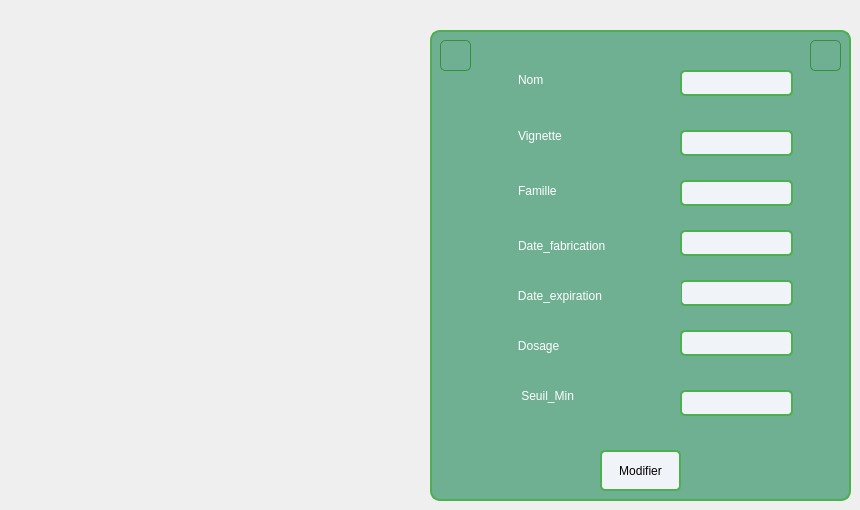
    <widget class="QWidget" name="tab_3">
     <attribute name="title">
      <string>modifier</string>
     </attribute>
     <widget class="QFrame" name="frame_2">
      <property name="geometry">
       <rect>
        <x>430</x>
        <y>30</y>
        <width>421</width>
        <height>471</height>
       </rect>
      </property>
      <property name="styleSheet">
       <string notr="true">*{
    background-color: #f0f4f8;  /* Couleur de fond gris clair */
    font-family: Arial, sans-serif;  /* Police moderne et lisible */
}

/* Style pour les QFrame avec couleur vert pistache */
QFrame {
 background-color: #6FAF92;   /* Fond vert pistache */
    border: 2px solid #4CAF50;   /* Bordure vert émeraude */
    border-radius: 10px;         /* Coins arrondis */
    padding: 15px;        
}
QLabel {
    border: none;
}
</string>
      </property>
      <property name="frameShape">
       <enum>QFrame::NoFrame</enum>
      </property>
      <widget class="QLineEdit" name="lineEdit_8">
       <property name="geometry">
        <rect>
         <x>250</x>
         <y>40</y>
         <width>113</width>
         <height>26</height>
        </rect>
       </property>
       <property name="styleSheet">
        <string notr="true">* {
    background-color: #FFFFF;   /* Fond vert pistache */
    border:  2px solid #4CAF50;   /* Bordure bleu clair */
    border-radius: 5px;         /* Coins arrondis */
              /* Espacement interne */
}</string>
       </property>
      </widget>
      <widget class="QLineEdit" name="lineEdit_9">
       <property name="geometry">
        <rect>
         <x>250</x>
         <y>100</y>
         <width>113</width>
         <height>26</height>
        </rect>
       </property>
       <property name="styleSheet">
        <string notr="true">* {
    background-color: #FFFFF;   /* Fond vert pistache */
    border:  2px solid #4CAF50;   /* Bordure bleu clair */
    border-radius: 5px;         /* Coins arrondis */
              /* Espacement interne */
}</string>
       </property>
      </widget>
      <widget class="QLineEdit" name="lineEdit_10">
       <property name="geometry">
        <rect>
         <x>250</x>
         <y>200</y>
         <width>113</width>
         <height>26</height>
        </rect>
       </property>
       <property name="styleSheet">
        <string notr="true">* {
    background-color: #FFFFF;   /* Fond vert pistache */
    border:  2px solid #4CAF50;   /* Bordure bleu clair */
    border-radius: 5px;         /* Coins arrondis */
              /* Espacement interne */
}</string>
       </property>
      </widget>
      <widget class="QLineEdit" name="lineEdit_11">
       <property name="geometry">
        <rect>
         <x>250</x>
         <y>250</y>
         <width>113</width>
         <height>26</height>
        </rect>
       </property>
       <property name="styleSheet">
        <string notr="true">* {
    background-color: #FFFFF;   /* Fond vert pistache */
    border:  2px solid #4CAF50;   /* Bordure bleu clair */
    border-radius: 5px;         /* Coins arrondis */
              /* Espacement interne */
}</string>
       </property>
      </widget>
      <widget class="QLineEdit" name="lineEdit_12">
       <property name="geometry">
        <rect>
         <x>250</x>
         <y>150</y>
         <width>113</width>
         <height>26</height>
        </rect>
       </property>
       <property name="styleSheet">
        <string notr="true">* {
    background-color: #FFFFF;   /* Fond vert pistache */
    border:  2px solid #4CAF50;   /* Bordure bleu clair */
    border-radius: 5px;         /* Coins arrondis */
              /* Espacement interne */
}</string>
       </property>
      </widget>
      <widget class="QLineEdit" name="lineEdit_13">
       <property name="geometry">
        <rect>
         <x>250</x>
         <y>300</y>
         <width>113</width>
         <height>26</height>
        </rect>
       </property>
       <property name="styleSheet">
        <string notr="true">* {
    background-color: #FFFFF;   /* Fond vert pistache */
    border:  2px solid #4CAF50;   /* Bordure bleu clair */
    border-radius: 5px;         /* Coins arrondis */
              /* Espacement interne */
}</string>
       </property>
      </widget>
      <widget class="QLineEdit" name="lineEdit_14">
       <property name="geometry">
        <rect>
         <x>250</x>
         <y>360</y>
         <width>113</width>
         <height>26</height>
        </rect>
       </property>
       <property name="styleSheet">
        <string notr="true">* {
    background-color: #FFFFF;   /* Fond vert pistache */
    border:  2px solid #4CAF50;   /* Bordure bleu clair */
    border-radius: 5px;         /* Coins arrondis */
              /* Espacement interne */
}</string>
       </property>
      </widget>
      <widget class="QLabel" name="label_9">
       <property name="geometry">
        <rect>
         <x>70</x>
         <y>29</y>
         <width>91</width>
         <height>41</height>
        </rect>
       </property>
       <property name="styleSheet">
        <string notr="true">* {
    color: white;
}
</string>
       </property>
       <property name="text">
        <string>Nom</string>
       </property>
      </widget>
      <widget class="QLabel" name="label_10">
       <property name="geometry">
        <rect>
         <x>70</x>
         <y>80</y>
         <width>101</width>
         <height>51</height>
        </rect>
       </property>
       <property name="styleSheet">
        <string notr="true">* {
    color: white;
}
</string>
       </property>
       <property name="text">
        <string>Vignette</string>
       </property>
      </widget>
      <widget class="QLabel" name="label_11">
       <property name="geometry">
        <rect>
         <x>70</x>
         <y>130</y>
         <width>131</width>
         <height>61</height>
        </rect>
       </property>
       <property name="styleSheet">
        <string notr="true">* {
    color: white;
}
</string>
       </property>
       <property name="text">
        <string>Famille</string>
       </property>
      </widget>
      <widget class="QLabel" name="label_12">
       <property name="geometry">
        <rect>
         <x>70</x>
         <y>190</y>
         <width>141</width>
         <height>51</height>
        </rect>
       </property>
       <property name="styleSheet">
        <string notr="true">* {
    color: white;
}
</string>
       </property>
       <property name="text">
        <string>Date_fabrication</string>
       </property>
      </widget>
      <widget class="QLabel" name="label_13">
       <property name="geometry">
        <rect>
         <x>60</x>
         <y>240</y>
         <width>191</width>
         <height>51</height>
        </rect>
       </property>
       <property name="styleSheet">
        <string notr="true">* {
    color: white;
}
</string>
       </property>
       <property name="text">
        <string>   Date_expiration</string>
       </property>
      </widget>
      <widget class="QLabel" name="label_14">
       <property name="geometry">
        <rect>
         <x>50</x>
         <y>290</y>
         <width>121</width>
         <height>51</height>
        </rect>
       </property>
       <property name="styleSheet">
        <string notr="true">* {
    color: white;
}
</string>
       </property>
       <property name="text">
        <string>      Dosage</string>
       </property>
      </widget>
      <widget class="QLabel" name="label_15">
       <property name="geometry">
        <rect>
         <x>50</x>
         <y>340</y>
         <width>131</width>
         <height>51</height>
        </rect>
       </property>
       <property name="styleSheet">
        <string notr="true">* {
    color: white;
}
</string>
       </property>
       <property name="text">
        <string>       Seuil_Min</string>
       </property>
      </widget>
      <widget class="QPushButton" name="pushButton_3">
       <property name="geometry">
        <rect>
         <x>170</x>
         <y>420</y>
         <width>81</width>
         <height>41</height>
        </rect>
       </property>
       <property name="styleSheet">
        <string notr="true">* {
	font: 700 7pt &quot;Segoe UI&quot;;
    background-color: #FFFFF;   /* Fond vert pistache */
    border: 2px solid #4CAF50;   /* Bordure bleu clair */
    border-radius: 5px;         /* Coins arrondis */
    padding: 10px;               /* Espacement interne */
}
*:hover {
    background-color: #81C784;  /* Lighter green on hover */
}</string>
       </property>
       <property name="text">
        <string>Modifier</string>
       </property>
      </widget>
      <widget class="QPushButton" name="pb_select_3">
       <property name="geometry">
        <rect>
         <x>380</x>
         <y>10</y>
         <width>31</width>
         <height>31</height>
        </rect>
       </property>
       <property name="styleSheet">
        <string notr="true">*{
    background-color: #6FAF92;  /* Medium green button */
    border: 1px solid #388E3C;  /* Darker green border */
    border-radius: 5px;
    color: #FFFFFF;             /* White text for contrast */
    padding: 5px;
}

*:hover {
    background-color: #81C784;  /* Lighter green on hover */
}</string>
       </property>
       <property name="text">
        <string/>
       </property>
       <property name="icon">
        <iconset>
         <normaloff>../Downloads/xxx.png</normaloff>
         <normalon>../Downloads/bouton-supprimer.png</normalon>../Downloads/xxx.png</iconset>
       </property>
       <property name="iconSize">
        <size>
         <width>30</width>
         <height>30</height>
        </size>
       </property>
      </widget>
      <widget class="QPushButton" name="pb_select_4">
       <property name="geometry">
        <rect>
         <x>10</x>
         <y>10</y>
         <width>31</width>
         <height>31</height>
        </rect>
       </property>
       <property name="styleSheet">
        <string notr="true">*{
    background-color: #6FAF92;  /* Medium green button */
    border: 1px solid #388E3C;  /* Darker green border */
    border-radius: 5px;
    color: #FFFFFF;             /* White text for contrast */
    padding: 5px;
}

*:hover {
    background-color: #81C784;  /* Lighter green on hover */
}</string>
       </property>
       <property name="text">
        <string/>
       </property>
       <property name="icon">
        <iconset>
         <normalon>../Downloads/retoor.png</normalon>
        </iconset>
       </property>
       <property name="iconSize">
        <size>
         <width>30</width>
         <height>30</height>
        </size>
       </property>
      </widget>
     </widget>
    </widget>
